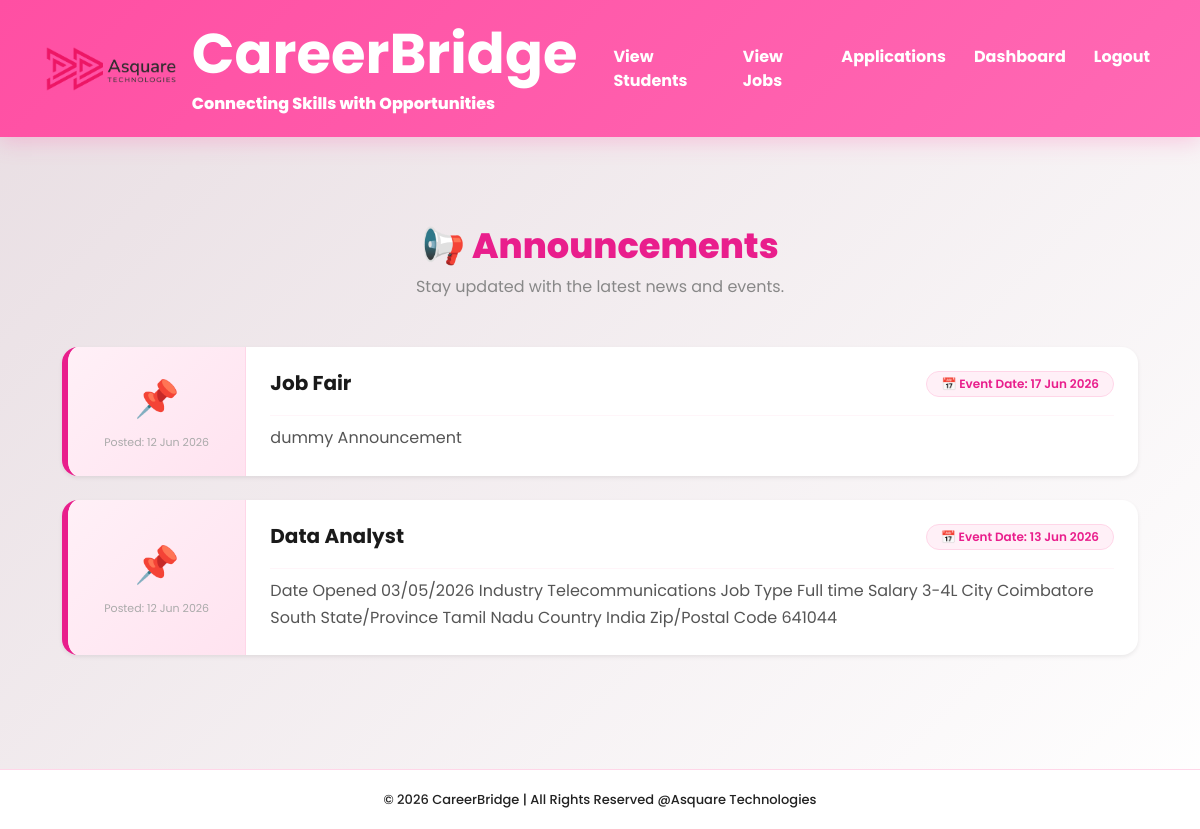
The page /announcements/ (signed in) on the database its author committed.
### placements/models.py (models this page shows, shortened)
class Announcement(models.Model):
    title = models.CharField(max_length=200)
    description = models.TextField()
    event_date = models.DateField(null=True, blank=True)
    posted_by = models.ForeignKey(User, on_delete=models.CASCADE, null=True, blank=True)
    image = models.ImageField(upload_to='announcement_images/', blank=True, null=True)
    created_at = models.DateTimeField(auto_now_add=True)
    class Meta:
        ordering = ['-created_at']

### placements/views.py (the view)
# urls.py: path('announcements/', announcements, name='announcements'),
@login_required
def announcements(request):
    announcements = Announcement.objects.order_by('-created_at')
    return render(request, 'placement/announcements.html', {'announcements': announcements})

### templates/placement/announcements.html (shortened to what this page needs)
{% extends 'base.html' %}
{% block content %}
<div class="container mt-5" style="max-width:1100px;">
  <div class="text-center mb-5">
    <h2 style="color:#e91e8c; font-weight:800; font-size:2.2rem;">
      📢 Announcements
    </h2>
    <p style="color:#888;">Stay updated with the latest news and events.</p>
  </div>
  {% for announcement in announcements %}
  <div class="card border-0 shadow-sm mb-4"
       style="border-radius:16px; border-left:6px solid #e91e8c !important; overflow:hidden;">
    <div class="row g-0">
      <div class="col-md-2 d-flex flex-column align-items-center justify-content-center text-center p-4"
           style="background:linear-gradient(135deg,#fff0f7,#ffe3f0); border-right:1px solid #ffd6e8;">
        <div style="font-size:36px;">📌</div>
        <span style="color:#aaa; font-size:11px; margin-top:8px;">
          Posted: {{ announcement.created_at|date:"d M Y" }}
        </span>
      </div>
      <div class="col-md-10">
        <div class="card-body p-4 d-flex flex-column h-100">
          <div class="d-flex justify-content-between align-items-start flex-wrap mb-2">
            <h5 class="fw-bold mb-1" style="color:#1a1a1a;">
              {{ announcement.title }}
            </h5>
            {% if announcement.event_date %}
            <span class="badge"
                  style="background:#fff0f7; color:#e91e8c;
                         border:1px solid #ffd6e8; border-radius:20px;
                         padding:6px 14px; font-size:12px; font-weight:600;">
              📅 Event Date: {{ announcement.event_date|date:"d M Y" }}
            </span>
            {% endif %}
          </div>
          <hr style="border-color:#ffd6e8; margin:8px 0;">
          <p style="color:#555; line-height:1.7; margin-bottom:0;">
            {{ announcement.description }}
          </p>
        </div>
      </div>
    </div>
  </div>
  {% endfor %}
</div>
{% endblock %}

### templates/base.html (style rules this page uses)
* { margin:0; padding:0; box-sizing:border-box; font-family:'Poppins',sans-serif; }
body { background:linear-gradient(135deg,#e8dde2,#ffffff); min-height:100vh; }
h1,h2,h3,h4,h5 { color:#ff4fa3; font-weight:800; }

### rows shown on the page
Announcement: created_at "12 Jun 2026", title "Job Fair", event_date "17 Jun 2026", description "dummy Announcement"
Announcement: created_at "12 Jun 2026", title "Data Analyst", event_date "13 Jun 2026", description "Date Opened 03/05/2026 Industry Telecommunications Job Type Full time Salary 3-4L City Coimbatore South State/Province Tamil Nadu Country India Zip/Postal Code 641044"
